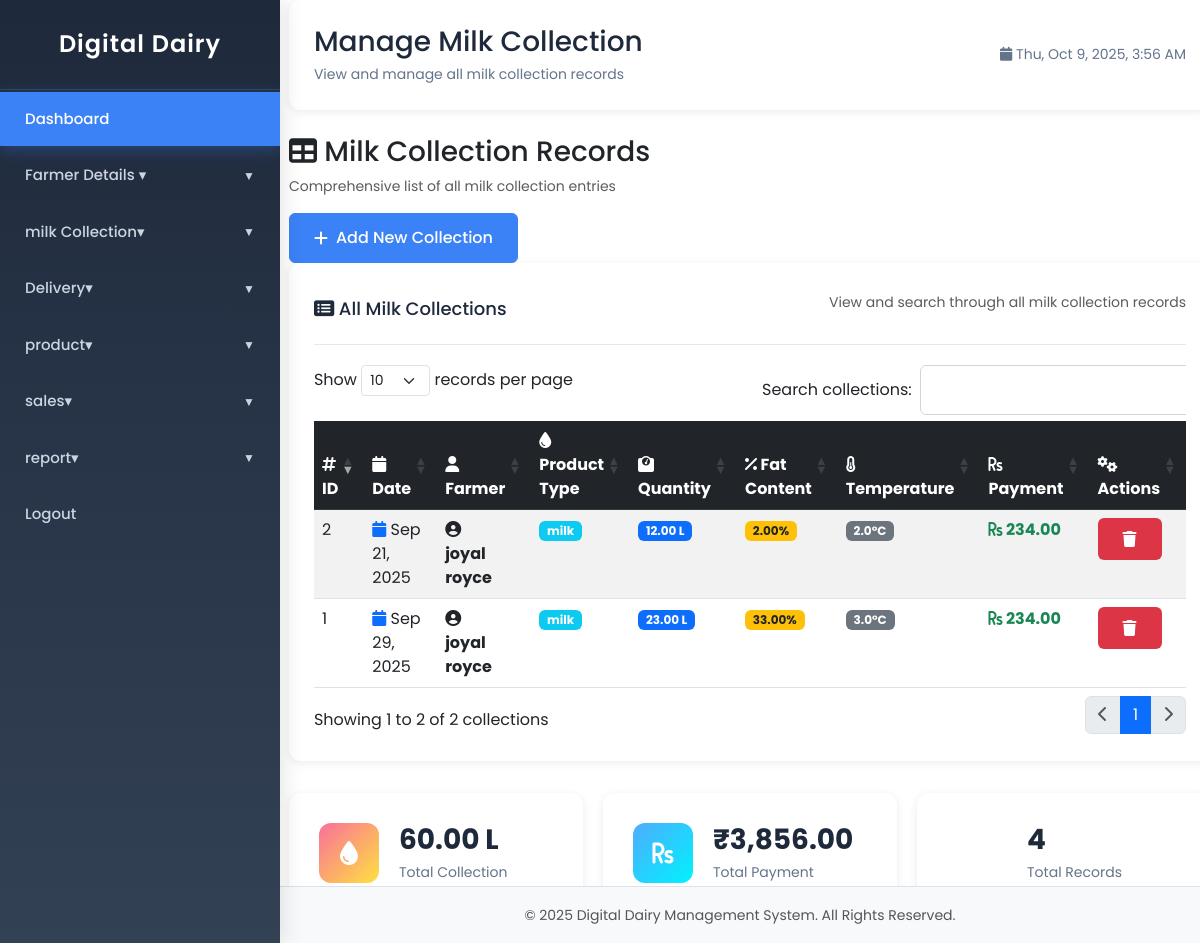
/manage_collection.php (signed in), run on an earlier commit of the app's database.
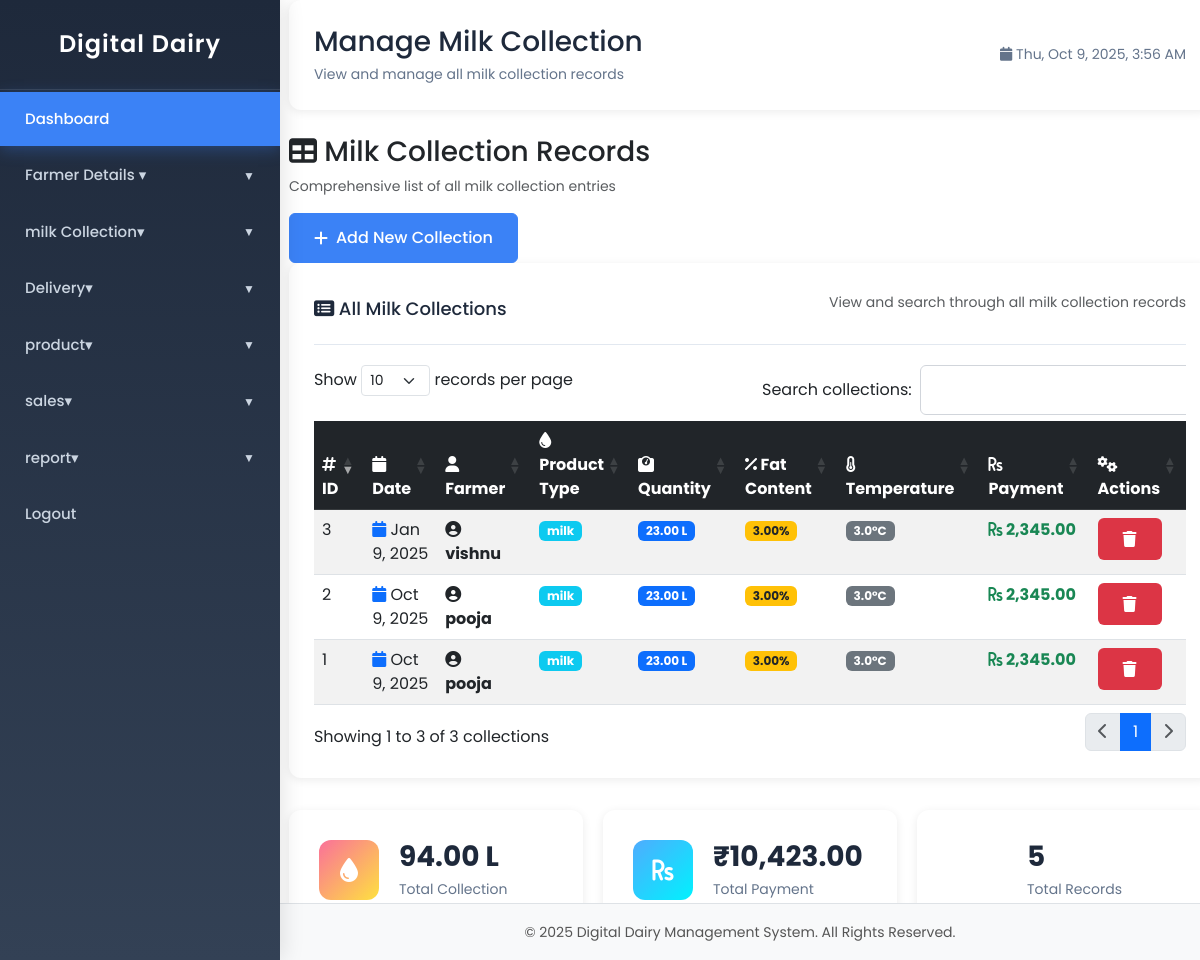
And on a later commit of the database.
### tables this page shows
CREATE TABLE `milk_collection` (
  `id` int(11) NOT NULL,
  `date` date DEFAULT NULL,
  `farmer_uuid` varchar(4) DEFAULT NULL,
  `product_type` varchar(100) DEFAULT NULL,
  `quantity` float DEFAULT NULL,
  `fat` float DEFAULT NULL,
  `temperature` varchar(10) DEFAULT NULL,
  `payment` float DEFAULT NULL
);

CREATE TABLE `farmers` (
  `id` int(11) NOT NULL,
  `uuid` varchar(4) NOT NULL,
  `name` varchar(100) NOT NULL,
  `contact` varchar(20) DEFAULT NULL,
  `address` text NOT NULL,
  `farm_size` decimal(10,2) DEFAULT NULL,
  `email` varchar(100) DEFAULT NULL,
  `password` varchar(255) NOT NULL,
  `aadhar` varchar(12) DEFAULT NULL,
  `bank_account` varchar(30) DEFAULT NULL,
  `ifsc` varchar(15) DEFAULT NULL,
  `created_at` timestamp NOT NULL DEFAULT current_timestamp(),
  `status` enum('active','inactive') DEFAULT 'active',
  `username` varchar(100) DEFAULT NULL,
  `reset_token` varchar(64) DEFAULT NULL,
  `reset_expires` datetime DEFAULT NULL
);

### manage_collection.php (the view, shortened to what this page needs)
<?php
include('includes/header.php');
include('includes/config.php');
?>
<!DOCTYPE html>
<html lang="en">
<head>
    <link rel="stylesheet" href="style.css">
    <link rel="stylesheet" href="https://cdnjs.cloudflare.com/ajax/libs/font-awesome/6.4.0/css/all.min.css">
    <link rel="stylesheet" href="https://cdn.datatables.net/1.13.6/css/dataTables.bootstrap5.min.css">
</head>
<body>
    <div class="dashboard-container">
        <?php include('includes/sidebar.php'); ?>
        <div class="dashboard-main">
            <div class="dashboard-header">
                <div class="dashboard-title">
                    <h1>Manage Milk Collection</h1>
                    <p>View and manage all milk collection records</p>
                </div>
                <div class="date-display">
                    <i class="fas fa-calendar"></i>
                    <span id="currentDateTime"></span>
                </div>
            </div>
            <div class="action-bar">
                <div class="action-info">
                    <h3><i class="fas fa-table"></i> Milk Collection Records</h3>
                    <p class="text-muted">Comprehensive list of all milk collection entries</p>
                </div>
                <div class="action-buttons">
                    <a href="add_collection.php" class="btn btn-primary">
                        <i class="fas fa-plus"></i> Add New Collection
                    </a>
                </div>
            </div>
            <div class="chart-card">
                <div class="chart-header">
                    <h3><i class="fas fa-list-alt"></i> All Milk Collections</h3>
                    <p class="text-muted">View and search through all milk collection records</p>
                </div>
                <div class="table-container">
                    <div class="table-responsive">
                        <table class="table table-striped table-hover" id="milkTable">
                            <thead class="table-dark">
                                <tr>
                                    <th><i class="fas fa-hashtag"></i> ID</th>
                                    <th><i class="fas fa-calendar"></i> Date</th>
                                    <th><i class="fas fa-user"></i> Farmer</th>
                                    <th><i class="fas fa-tint"></i> Product Type</th>
                                    <th><i class="fas fa-weight"></i> Quantity</th>
                                    <th><i class="fas fa-percentage"></i> Fat Content</th>
                                    <th><i class="fas fa-thermometer-half"></i> Temperature</th>
                                    <th><i class="fas fa-rupee-sign"></i> Payment</th>
                                    <th><i class="fas fa-cogs"></i> Actions</th>
                                </tr>
                            </thead>
                            <tbody>
                                <?php
                                $query = mysqli_query($con, "SELECT mc.*, f.name as farmer_name
                                                            FROM milk_collection mc
                                                            JOIN farmers f ON mc.farmer_uuid = f.uuid
                                                            ORDER BY mc.date DESC");
                                $count = 1;
                                while($row = mysqli_fetch_assoc($query)) {
                                ?>
                                    <tr>
                                        <td><?php echo $count++; ?></td>
                                        <td>
                                            <i class="fas fa-calendar text-primary"></i>
                                            <?php echo date('M j, Y', strtotime($row['date'])); ?>
                                        </td>
                                        <td>
                                            <div class="user-info">
                                                <div class="user-avatar">
                                                    <i class="fas fa-user-circle"></i>
                                                </div>
                                                <div>
                                                    <strong><?php echo htmlspecialchars($row['farmer_name']); ?></strong>
                                                </div>
                                            </div>
                                        </td>
                                        <td>
                                            <span class="badge bg-info">
                                                <?php echo htmlspecialchars($row['product_type']); ?>
                                            </span>
                                        </td>
                                        <td>
                                            <span class="badge bg-primary">
                                                <?php echo number_format($row['quantity'], 2); ?> L
                                            </span>
                                        </td>
                                        <td>
                                            <span class="badge bg-warning text-dark">
                                                <?php echo number_format($row['fat'], 2); ?>%
                                            </span>
                                        </td>
                                        <td>
                                            <span class="badge bg-secondary">
                                                <?php echo number_format($row['temperature'], 1); ?>°C
                                            </span>
                                        </td>
                                        <td>
                                            <strong class="text-success">
                                                <i class="fas fa-rupee-sign"></i>
                                                <?php echo number_format($row['payment'], 2); ?>
                                            </strong>
                                        </td>
                                        <td>
                                            <a href="delete-collection.php?id=<?php echo $row['id']; ?>" class="btn btn-sm btn-danger" title="Delete Collection" onclick="return confirm('Are you sure you want to delete this collection record? This action cannot be undone.');">
                                                <i class="fas fa-trash"></i>
                                            </a>
                                        </td>
                                    </tr>
                                <?php } ?>
                            </tbody>
                        </table>
                    </div>
                </div>
            </div>
            <div class="stats-grid" style="margin-top: 2rem;">
                <div class="stat-card">
                    <div class="stat-icon milk">
                        <i class="fas fa-tint"></i>
                    </div>
                    <div class="stat-content">
                        <?php
                        $result = mysqli_query($con, "SELECT SUM(quantity) as total FROM milk_collection");
                        $total_collection = 0;
                        if ($row = mysqli_fetch_assoc($result)) {
                            $total_collection = $row['total'] ? $row['total'] : 0;
                        }
                        ?>
                        <h3><?php echo number_format($total_collection, 2); ?> L</h3>
                        <p>Total Collection</p>
                    </div>
                </div>
                <div class="stat-card">
                    <div class="stat-icon revenue">
                        <i class="fas fa-rupee-sign"></i>
                    </div>
                    <div class="stat-content">
                        <?php
                        $result = mysqli_query($con, "SELECT SUM(payment) as total FROM milk_collection");
                        $total_payment = 0;
                        if ($row = mysqli_fetch_assoc($result)) {
                            $total_payment = $row['total'] ? $row['total'] : 0;
                        }
                        ?>
                        <h3>₹<?php echo number_format($total_payment, 2); ?></h3>
                        <p>Total Payment</p>
                    </div>
                </div>
                <div class="stat-card">
                    <div class="stat-icon info">
                        <i class="fas fa-chart-line"></i>
                    </div>
                    <div class="stat-content">
                        <?php
                        $result = mysqli_query($con, "SELECT COUNT(*) as records FROM milk_collection");
                        $total_records = 0;
                        if ($row = mysqli_fetch_assoc($result)) {
                            $total_records = $row['records'];
                        }
                        ?>
                        <h3><?php echo number_format($total_records); ?></h3>
                        <p>Total Records</p>
                    </div>
                </div>
            </div>
        </div>
    </div>
</body>
</html>
<?php include('includes/footer.php'); ?>

### includes/header.php (shortened to what this page needs)
<!DOCTYPE html>
<html lang="en">
<head>
    <link rel="stylesheet" href="https://cdn.jsdelivr.net/npm/bootstrap@5.3.0/dist/css/bootstrap.min.css">
    <link rel="stylesheet" href="https://cdnjs.cloudflare.com/ajax/libs/font-awesome/6.4.0/css/all.min.css">
    <link rel="stylesheet" href="style.css">
</head>
<body>

### includes/sidebar.php (shortened to what this page needs)
<!DOCTYPE html>
<html lang="en">
<head>
  <link rel="stylesheet" href="style.css">
</head>
<body>
  <div class="dashboard-container">
    <div class="sidebar">
      <h2>Digital Dairy</h2>
      <ul>
        <li class="active"><a href="dashboard.php">Dashboard</a></li>
        <li class="dropdown">
          <a href="#">Farmer Details ▾</a>
        </li>
        <li class="dropdown">
          <a href="#">milk Collection▾</a>
        </li>
        <li class="dropdown">
          <a href="#">Delivery▾</a>
        </li>
        <li class="dropdown">
          <a href="#">product▾</a>
        </li>
         <li class="dropdown">
          <a href="#">sales▾</a>
        </li>
          <li class="dropdown">
          <a href="#">report▾</a>
        </li>
        <li><a href="logout.php">Logout</a></li>
      </ul>
    </div>
    <div class="main">
      </div>

### includes/footer.php (shortened to what this page needs)
    </div>
<footer class="text-center mt-auto py-3 bg-light border-top">
    <div class="container">
        <small>&copy; <?php echo date("Y"); ?> Digital Dairy Management System. All Rights Reserved.</small>
    </div>
</footer>
</body>
</html>

### style.css (style rules this page uses)
* { margin: 0; padding: 0; box-sizing: border-box; font-family: 'Poppins', sans-serif; }
body { margin: 0; padding: 0; font-family: 'Segoe UI', sans-serif; display: flex; justify-content: center; align-items: center; min-height: 100vh; }
.dashboard-container { display: flex; min-height: 100vh; }
.dashboard-header { background: #fff; padding: 25px; border-radius: 12px; box-shadow: 0 2px 10px rgba(0,0,0,0.08); margin-bottom: 25px; display: flex; justify-content: space-between; align-items: center; }
.dashboard-title h1 { margin: 0; color: #1e293b; font-size: 28px; }
.dashboard-title p { margin: 5px 0 0 0; color: #64748b; font-size: 14px; }
.date-display { color: #64748b; font-size: 14px; }
.stats-grid { display: grid; grid-template-columns: repeat(auto-fit, minmax(250px, 1fr)); gap: 20px; margin-bottom: 30px; }
.stat-card { background: #fff; padding: 30px; border-radius: 12px; box-shadow: 0 2px 10px rgba(0,0,0,0.08); display: flex; align-items: center; gap: 20px; transition: transform 0.3s ease; }
.stat-icon { width: 60px; height: 60px; border-radius: 12px; display: flex; align-items: center; justify-content: center; font-size: 24px; color: #fff; }
.stat-icon.milk { background: linear-gradient(135deg, #fa709a 0%, #fee140 100%); }
.stat-icon.revenue { background: linear-gradient(135deg, #4facfe 0%, #00f2fe 100%); }
.stat-content h3 { font-size: 28px; font-weight: 700; margin: 0 0 5px 0; color: #1e293b; }
.stat-content p { margin: 0; color: #64748b; font-size: 14px; }
.chart-card { background: #fff; padding: 25px; border-radius: 12px; box-shadow: 0 2px 10px rgba(0,0,0,0.08); }
.chart-header { display: flex; justify-content: space-between; align-items: center; margin-bottom: 20px; padding-bottom: 15px; border-bottom: 1px solid #e2e8f0; }
.chart-header h3 { margin: 0; color: #1e293b; font-size: 18px; }
:root { --sidebar-bg: linear-gradient(180deg, #1e293b 0%, #334155 100%); --sidebar-hover: rgba(255, 255, 255, 0.1); --sidebar-active: #3b82f6; --text-primary: #ffffff; --text-secondary: #cbd5e1; --transition: all 0.3s cubic-bezier(0.4, 0, 0.2, 1); }
.sidebar { width: 280px; background: var(--sidebar-bg); color: var(--text-primary); display: flex; flex-direction: column; position: fixed; top: 0; bottom: 0; left: 0; overflow-y: auto; box-shadow: 4px 0 20px rgba(0,0,0,0.1); transition: var(--transition); z-index: 1000; }
.sidebar h2 { font-size: 24px; text-align: center; color: var(--text-primary); padding: 30px 20px; margin: 0; font-weight: 600; letter-spacing: 1px; border-bottom: 1px solid rgba(255, 255, 255, 0.1); }
.sidebar ul { list-style: none; padding: 0; margin: 0; }
.sidebar ul li { margin: 2px 0; }
.sidebar ul li a { display: flex; align-items: center; gap: 15px; padding: 16px 25px; text-decoration: none; color: var(--text-secondary); font-size: 15px; font-weight: 500; transition: var(--transition); position: relative; overflow: hidden; }
.sidebar ul li.active a { background: var(--sidebar-active); color: var(--text-primary); box-shadow: 0 4px 15px rgba(59,130,246,0.3); }
.dropdown > a::after { content: '▼'; margin-left: auto; font-size: 12px; transition: var(--transition); }
.main { margin-left: 260px; padding: 20px; min-height: 100vh; margin-top: 0; }
footer { text-align: center; padding: 15px 0; background-color: #fff; color: #555; border-top: 1px solid #ddd; position: fixed; bottom: 0; left: 280px; right: 0; z-index: 100; }
.btn { display: inline-flex; align-items: center; gap: 0.5rem; padding: 0.75rem 1.5rem; border: 1px solid transparent; border-radius: 0.375rem; font-size: 1rem; font-weight: 500; text-decoration: none; cursor: pointer; transition: all 0.2s; }
.btn-primary { background-color: #3b82f6; color: white; border-color: #3b82f6; }
.text-muted { color: #6b7280; font-size: 0.875rem; margin-top: 0.25rem; }

What changed in the data, as far as the page shows it:
removed milk_collection: date "Sep 29, 2025", farmers.name "joyal royce", product_type "milk", quantity "23.00", fat "33.00", temperature "3.0", payment "234.00"
removed milk_collection: date "Sep 21, 2025", farmers.name "joyal royce", product_type "milk", quantity "12.00", fat "2.00", temperature "2.0", payment "234.00"
added milk_collection: date "Oct 9, 2025", farmers.name "pooja", product_type "milk", quantity "23.00", fat "3.00", temperature "3.0", payment "2,345.00"
added milk_collection: date "Oct 9, 2025", farmers.name "pooja", product_type "milk", quantity "23.00", fat "3.00", temperature "3.0", payment "2,345.00"
added milk_collection: date "Jan 9, 2025", farmers.name "vishnu", product_type "milk", quantity "23.00", fat "3.00", temperature "3.0", payment "2,345.00"
Also different on the page:
text written by a page script: "Show records per page Search collections: Showing 1 to 2 of 2 collections 1" → "Show records per page Search collections: Showing 1 to 3 of 3 collections 1"
$total_collection: "60.00" → "94.00"
$total_payment: "3,856.00" → "10,423.00"
$total_records: "4" → "5"
